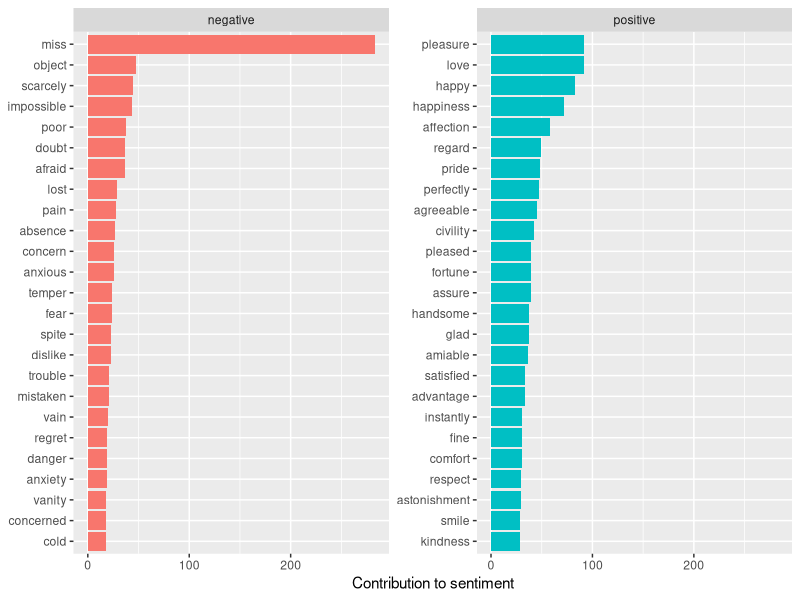
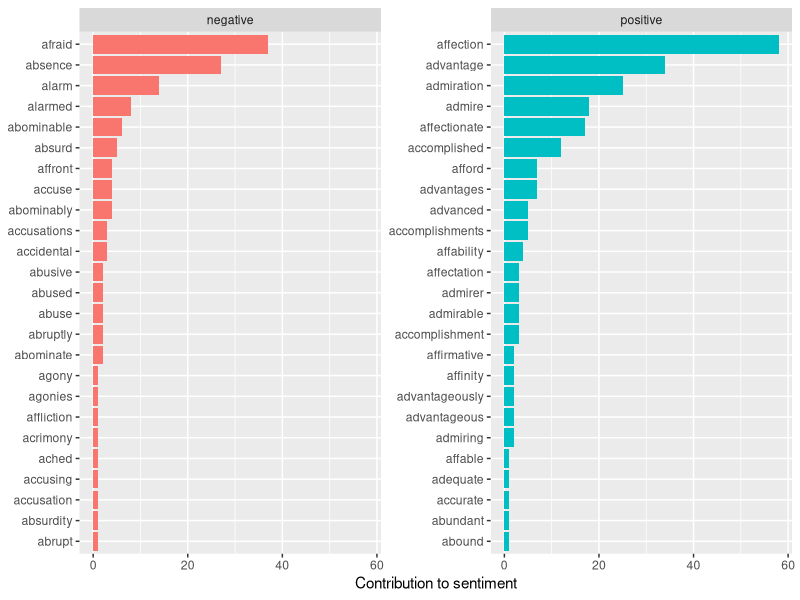
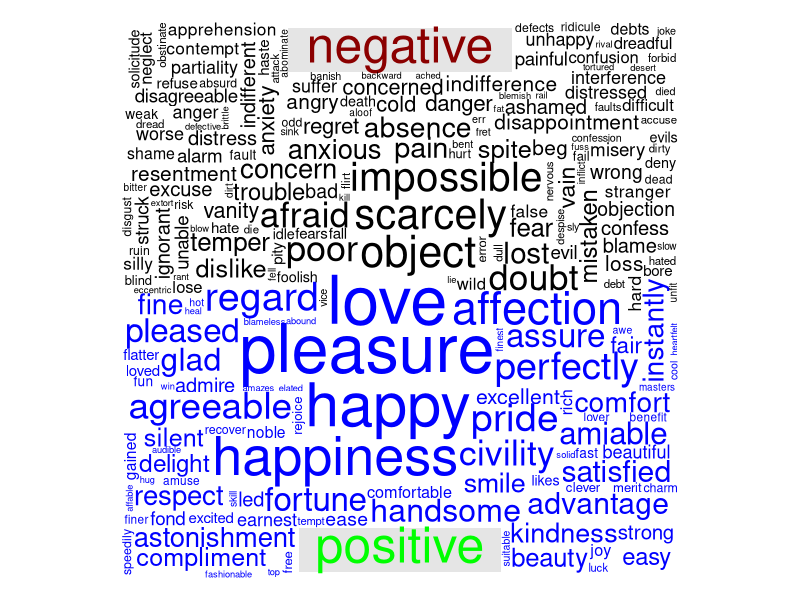

These charts were generated, in order, by the following R code:
###Installing required Libraries

library(janeaustenr)
library(dplyr)
library(stringr)
library(tidytext) 
library(reshape2)
library(ggplot2)
library(wordcloud)
 
###Grouping the sentences by books and filtering the Pride and Prejudice(pnp) book using 'Filter() function'
###Using Mutate function we have added 2 colums for line number and chapter number
pnp <- austen_books() %>%
  group_by(book) %>%
  mutate(linenumber = row_number(),chapter = cumsum(str_detect(text, regex("^chapter [\\divxlc]", ignore_case = TRUE)))) %>% ## line and chapter number added just to understand data better
  ungroup()%>%
  filter(book=="Pride & Prejudice" )

#View(pnp)

###Using unnest token to make them 1 word/line.The book has 122,204 words
tidypnp <- pnp %>%
  unnest_tokens(word, text)

###after removing stopwords the book Pride and Prejudice now contains 37246 words
tidypnp <- tidypnp %>%
  anti_join(stop_words)
#View(tidypnp)


###after using inner_join we are left with 1404 'unique words'
bing_word_counts <- tidypnp %>%
  inner_join(get_sentiments("bing")) %>%
  count(word, sentiment, sort = TRUE)  ##count function will give frequency of words
 
#View(bing_word_counts)

###By plotting the bar chart we saw that the frequency of word 'miss' is unusually high and can have multiple meaning so we can remove the word miss
bing_word_counts %>%
  group_by(sentiment) %>%  
  top_n(25) %>% 
  ungroup() %>% 
  mutate(word = reorder(word, n)) %>% ## Mutate and reorder is used so that graph bars are sorted
  ggplot(aes(word, n, fill = sentiment)) +
  geom_col(show.legend = FALSE) +
  facet_wrap(~sentiment, scales = "free_y") + # using facet wrap we get free y axis for different sentiments
  labs(y = "Contribution to sentiment",
       x = NULL) +
  coord_flip()
###Plotting bar chart for "bottom n" words using top_n() function
bing_word_counts %>%
  group_by(sentiment) %>%  
  top_n(-25,word) %>%
  ungroup() %>% 
  mutate(word = reorder(word, n)) %>% 
  ggplot(aes(word, n, fill = sentiment)) +
  geom_col(show.legend = FALSE) +
  facet_wrap(~sentiment, scales = "free_y") +
  labs(y = "Contribution to sentiment",
       x = NULL) +
  coord_flip()
class(bing_word_counts)


##removing word miss from the data bing_word_counts

finaldata <- bing_word_counts[-c(1),] # we have removed 1st row which contains 'miss'

#Comparison cloud 
finaldata%>%
   acast(word ~ sentiment, value.var = "n", fill = -0.5) %>%
   comparison.cloud(title.colors=c("dark red","green"),colors = c(" black", "blue"),
                    max.words = 1500)
 
